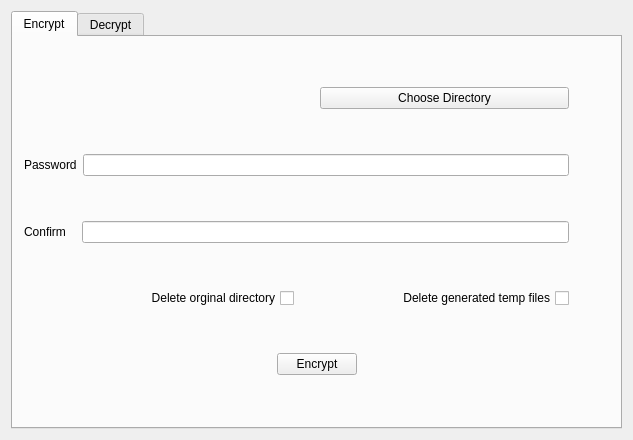
<?xml version="1.0" encoding="UTF-8"?>
<ui version="4.0">
 <class>MainWindow</class>
 <widget class="QMainWindow" name="MainWindow">
  <property name="geometry">
   <rect>
    <x>0</x>
    <y>0</y>
    <width>633</width>
    <height>440</height>
   </rect>
  </property>
  <property name="windowTitle">
   <string>MainWindow</string>
  </property>
  <widget class="QWidget" name="centralWidget">
   <layout class="QHBoxLayout" name="horizontalLayout_15">
    <item>
     <widget class="QTabWidget" name="tabWidget">
      <property name="currentIndex">
       <number>0</number>
      </property>
      <widget class="QWidget" name="Encrypt">
       <attribute name="title">
        <string>Encrypt</string>
       </attribute>
       <layout class="QVBoxLayout" name="verticalLayout_2">
        <item>
         <layout class="QHBoxLayout" name="horizontalLayout">
          <item>
           <widget class="QLabel" name="enc_label">
            <property name="text">
             <string/>
            </property>
           </widget>
          </item>
          <item>
           <spacer name="horizontalSpacer_15">
            <property name="orientation">
             <enum>Qt::Horizontal</enum>
            </property>
            <property name="sizeType">
             <enum>QSizePolicy::Fixed</enum>
            </property>
            <property name="sizeHint" stdset="0">
             <size>
              <width>40</width>
              <height>20</height>
             </size>
            </property>
           </spacer>
          </item>
          <item>
           <widget class="QPushButton" name="enc_choose">
            <property name="text">
             <string>Choose Directory</string>
            </property>
           </widget>
          </item>
          <item>
           <spacer name="horizontalSpacer">
            <property name="orientation">
             <enum>Qt::Horizontal</enum>
            </property>
            <property name="sizeType">
             <enum>QSizePolicy::Fixed</enum>
            </property>
            <property name="sizeHint" stdset="0">
             <size>
              <width>40</width>
              <height>20</height>
             </size>
            </property>
           </spacer>
          </item>
         </layout>
        </item>
        <item>
         <layout class="QHBoxLayout" name="horizontalLayout_2">
          <item>
           <widget class="QLabel" name="label">
            <property name="text">
             <string>Password</string>
            </property>
           </widget>
          </item>
          <item>
           <widget class="QLineEdit" name="enc_pw"/>
          </item>
          <item>
           <spacer name="horizontalSpacer_7">
            <property name="orientation">
             <enum>Qt::Horizontal</enum>
            </property>
            <property name="sizeType">
             <enum>QSizePolicy::Minimum</enum>
            </property>
            <property name="sizeHint" stdset="0">
             <size>
              <width>40</width>
              <height>20</height>
             </size>
            </property>
           </spacer>
          </item>
         </layout>
        </item>
        <item>
         <layout class="QHBoxLayout" name="horizontalLayout_3">
          <item>
           <widget class="QLabel" name="label_2">
            <property name="text">
             <string>Confirm   </string>
            </property>
           </widget>
          </item>
          <item>
           <widget class="QLineEdit" name="enc_confirm_pw"/>
          </item>
          <item>
           <spacer name="horizontalSpacer_8">
            <property name="orientation">
             <enum>Qt::Horizontal</enum>
            </property>
            <property name="sizeType">
             <enum>QSizePolicy::Minimum</enum>
            </property>
            <property name="sizeHint" stdset="0">
             <size>
              <width>40</width>
              <height>20</height>
             </size>
            </property>
           </spacer>
          </item>
         </layout>
        </item>
        <item>
         <layout class="QHBoxLayout" name="horizontalLayout_9">
          <item>
           <widget class="QCheckBox" name="enc_delOrigin">
            <property name="layoutDirection">
             <enum>Qt::RightToLeft</enum>
            </property>
            <property name="text">
             <string>Delete orginal directory</string>
            </property>
            <property name="tristate">
             <bool>false</bool>
            </property>
           </widget>
          </item>
          <item>
           <widget class="QCheckBox" name="enc_delFiles">
            <property name="layoutDirection">
             <enum>Qt::RightToLeft</enum>
            </property>
            <property name="text">
             <string>Delete generated temp files</string>
            </property>
           </widget>
          </item>
          <item>
           <spacer name="horizontalSpacer_9">
            <property name="orientation">
             <enum>Qt::Horizontal</enum>
            </property>
            <property name="sizeType">
             <enum>QSizePolicy::Fixed</enum>
            </property>
            <property name="sizeHint" stdset="0">
             <size>
              <width>40</width>
              <height>20</height>
             </size>
            </property>
           </spacer>
          </item>
         </layout>
        </item>
        <item>
         <layout class="QHBoxLayout" name="horizontalLayout_4">
          <item>
           <spacer name="horizontalSpacer_2">
            <property name="orientation">
             <enum>Qt::Horizontal</enum>
            </property>
            <property name="sizeHint" stdset="0">
             <size>
              <width>40</width>
              <height>20</height>
             </size>
            </property>
           </spacer>
          </item>
          <item>
           <widget class="QPushButton" name="enc_btn">
            <property name="text">
             <string>Encrypt</string>
            </property>
           </widget>
          </item>
          <item>
           <spacer name="horizontalSpacer_3">
            <property name="orientation">
             <enum>Qt::Horizontal</enum>
            </property>
            <property name="sizeHint" stdset="0">
             <size>
              <width>40</width>
              <height>20</height>
             </size>
            </property>
           </spacer>
          </item>
         </layout>
        </item>
       </layout>
      </widget>
      <widget class="QWidget" name="Decrypt">
       <attribute name="title">
        <string>Decrypt</string>
       </attribute>
       <layout class="QVBoxLayout" name="verticalLayout">
        <item>
         <layout class="QHBoxLayout" name="horizontalLayout_10">
          <item>
           <widget class="QLabel" name="dec_label">
            <property name="text">
             <string/>
            </property>
           </widget>
          </item>
          <item>
           <spacer name="horizontalSpacer_16">
            <property name="orientation">
             <enum>Qt::Horizontal</enum>
            </property>
            <property name="sizeType">
             <enum>QSizePolicy::Fixed</enum>
            </property>
            <property name="sizeHint" stdset="0">
             <size>
              <width>40</width>
              <height>20</height>
             </size>
            </property>
           </spacer>
          </item>
          <item>
           <widget class="QPushButton" name="dec_choose">
            <property name="text">
             <string>Choose File</string>
            </property>
           </widget>
          </item>
          <item>
           <spacer name="horizontalSpacer_14">
            <property name="orientation">
             <enum>Qt::Horizontal</enum>
            </property>
            <property name="sizeType">
             <enum>QSizePolicy::Fixed</enum>
            </property>
            <property name="sizeHint" stdset="0">
             <size>
              <width>40</width>
              <height>20</height>
             </size>
            </property>
           </spacer>
          </item>
         </layout>
        </item>
        <item>
         <layout class="QHBoxLayout" name="horizontalLayout_12">
          <item>
           <widget class="QLabel" name="label_6">
            <property name="text">
             <string>Password</string>
            </property>
           </widget>
          </item>
          <item>
           <widget class="QLineEdit" name="dec_password"/>
          </item>
          <item>
           <spacer name="horizontalSpacer_13">
            <property name="orientation">
             <enum>Qt::Horizontal</enum>
            </property>
            <property name="sizeType">
             <enum>QSizePolicy::Minimum</enum>
            </property>
            <property name="sizeHint" stdset="0">
             <size>
              <width>40</width>
              <height>20</height>
             </size>
            </property>
           </spacer>
          </item>
         </layout>
        </item>
        <item>
         <layout class="QHBoxLayout" name="horizontalLayout_11">
          <item>
           <widget class="QCheckBox" name="dec_delOrigin">
            <property name="layoutDirection">
             <enum>Qt::RightToLeft</enum>
            </property>
            <property name="text">
             <string>Delete orginial encrypted file</string>
            </property>
           </widget>
          </item>
          <item>
           <widget class="QCheckBox" name="dec_delFiles">
            <property name="layoutDirection">
             <enum>Qt::RightToLeft</enum>
            </property>
            <property name="text">
             <string>Delete generated temp files</string>
            </property>
           </widget>
          </item>
          <item>
           <spacer name="horizontalSpacer_10">
            <property name="orientation">
             <enum>Qt::Horizontal</enum>
            </property>
            <property name="sizeType">
             <enum>QSizePolicy::Fixed</enum>
            </property>
            <property name="sizeHint" stdset="0">
             <size>
              <width>40</width>
              <height>20</height>
             </size>
            </property>
           </spacer>
          </item>
         </layout>
        </item>
        <item>
         <layout class="QHBoxLayout" name="horizontalLayout_13">
          <item>
           <spacer name="horizontalSpacer_12">
            <property name="orientation">
             <enum>Qt::Horizontal</enum>
            </property>
            <property name="sizeHint" stdset="0">
             <size>
              <width>40</width>
              <height>20</height>
             </size>
            </property>
           </spacer>
          </item>
          <item>
           <widget class="QPushButton" name="dec_btn">
            <property name="text">
             <string>Decrypt</string>
            </property>
           </widget>
          </item>
          <item>
           <spacer name="horizontalSpacer_11">
            <property name="orientation">
             <enum>Qt::Horizontal</enum>
            </property>
            <property name="sizeHint" stdset="0">
             <size>
              <width>40</width>
              <height>20</height>
             </size>
            </property>
           </spacer>
          </item>
         </layout>
        </item>
       </layout>
      </widget>
     </widget>
    </item>
   </layout>
  </widget>
  <widget class="QMenuBar" name="menuBar">
   <property name="geometry">
    <rect>
     <x>0</x>
     <y>0</y>
     <width>633</width>
     <height>29</height>
    </rect>
   </property>
  </widget>
 </widget>
 <layoutdefault spacing="6" margin="11"/>
 <resources/>
 <connections/>
</ui>
